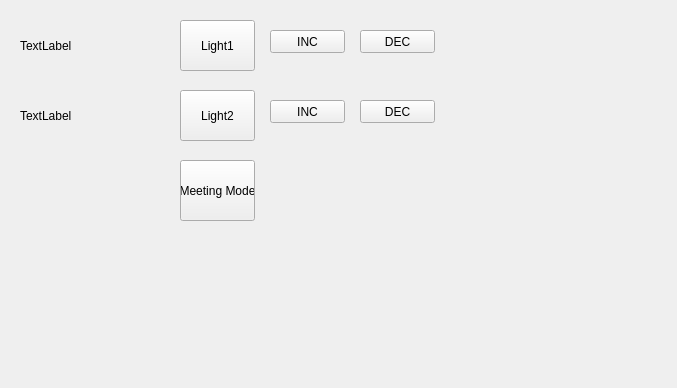
<?xml version="1.0" encoding="UTF-8"?>
<ui version="4.0">
 <class>Form</class>
 <widget class="QWidget" name="Form">
  <property name="geometry">
   <rect>
    <x>0</x>
    <y>0</y>
    <width>677</width>
    <height>388</height>
   </rect>
  </property>
  <property name="windowTitle">
   <string>Form</string>
  </property>
  <widget class="QPushButton" name="btn_light1">
   <property name="enabled">
    <bool>true</bool>
   </property>
   <property name="geometry">
    <rect>
     <x>180</x>
     <y>20</y>
     <width>75</width>
     <height>51</height>
    </rect>
   </property>
   <property name="text">
    <string>Light1</string>
   </property>
   <property name="checkable">
    <bool>true</bool>
   </property>
   <property name="checked">
    <bool>false</bool>
   </property>
  </widget>
  <widget class="QPushButton" name="btn_light2">
   <property name="geometry">
    <rect>
     <x>180</x>
     <y>90</y>
     <width>75</width>
     <height>51</height>
    </rect>
   </property>
   <property name="text">
    <string>Light2</string>
   </property>
   <property name="checkable">
    <bool>true</bool>
   </property>
  </widget>
  <widget class="QPushButton" name="incLight1">
   <property name="geometry">
    <rect>
     <x>270</x>
     <y>30</y>
     <width>75</width>
     <height>23</height>
    </rect>
   </property>
   <property name="text">
    <string>INC</string>
   </property>
  </widget>
  <widget class="QPushButton" name="decLight1">
   <property name="geometry">
    <rect>
     <x>360</x>
     <y>30</y>
     <width>75</width>
     <height>23</height>
    </rect>
   </property>
   <property name="text">
    <string>DEC</string>
   </property>
  </widget>
  <widget class="QLabel" name="labelLight1">
   <property name="geometry">
    <rect>
     <x>20</x>
     <y>20</y>
     <width>141</width>
     <height>51</height>
    </rect>
   </property>
   <property name="text">
    <string>TextLabel</string>
   </property>
  </widget>
  <widget class="QPushButton" name="incLight2">
   <property name="geometry">
    <rect>
     <x>270</x>
     <y>100</y>
     <width>75</width>
     <height>23</height>
    </rect>
   </property>
   <property name="text">
    <string>INC</string>
   </property>
  </widget>
  <widget class="QPushButton" name="decLight1_2">
   <property name="geometry">
    <rect>
     <x>360</x>
     <y>100</y>
     <width>75</width>
     <height>23</height>
    </rect>
   </property>
   <property name="text">
    <string>DEC</string>
   </property>
  </widget>
  <widget class="QLabel" name="labelLight2">
   <property name="geometry">
    <rect>
     <x>20</x>
     <y>90</y>
     <width>141</width>
     <height>51</height>
    </rect>
   </property>
   <property name="text">
    <string>TextLabel</string>
   </property>
  </widget>
  <widget class="QPushButton" name="btn_meetingMode">
   <property name="geometry">
    <rect>
     <x>180</x>
     <y>160</y>
     <width>75</width>
     <height>61</height>
    </rect>
   </property>
   <property name="text">
    <string>Meeting Mode</string>
   </property>
   <property name="checkable">
    <bool>true</bool>
   </property>
  </widget>
 </widget>
 <tabstops>
  <tabstop>btn_light2</tabstop>
  <tabstop>btn_light1</tabstop>
 </tabstops>
 <resources/>
 <connections/>
</ui>
